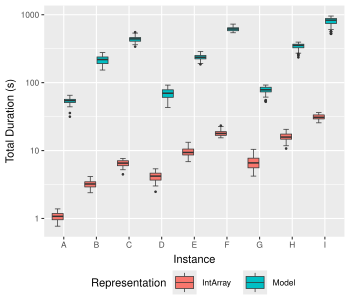

This figure's R source:
library(ggplot2)
library(RPostgres)

con <- con <- dbConnect(
  RPostgres::Postgres(),
  user = "postgres",
  password = "postgres",
  dbname = "postgres"
)

df <- dbGetQuery(
  con,
  "
with duration as (select run_id, sum(step + should_terminate) as total from stats group by run_id)
select problem,
       substring(instance from length('Input_') + 1 for 1) as model,
       representation,
       (configuration ->> 'populationSize')::integer       as population_size,
       total / 1000000000                                  as total
from run r
         join duration d on r.id = d.run_id
where problem = 'Knapsack'
  "
)

dbDisconnect(con)

ggplot(df, aes(x = model, y = total, fill = representation)) +
  scale_y_log10() +
  geom_boxplot(
    size = 0,
    staplewidth = 0.5,
    outlier.size = 0.25,
    linewidth = 0.25
  ) +
  labs(x = "Instance", y = "Total Duration (s)", fill = "Representation") +
  theme_gray(base_size = 8) +
  theme(
    legend.position = "bottom",
    legend.margin = margin(),
    legend.box.spacing = unit(4, "pt")
  )
